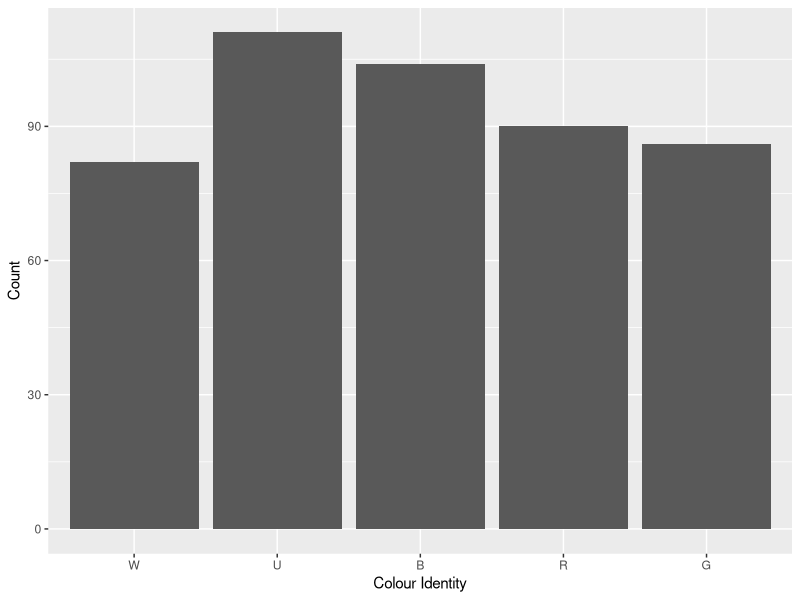
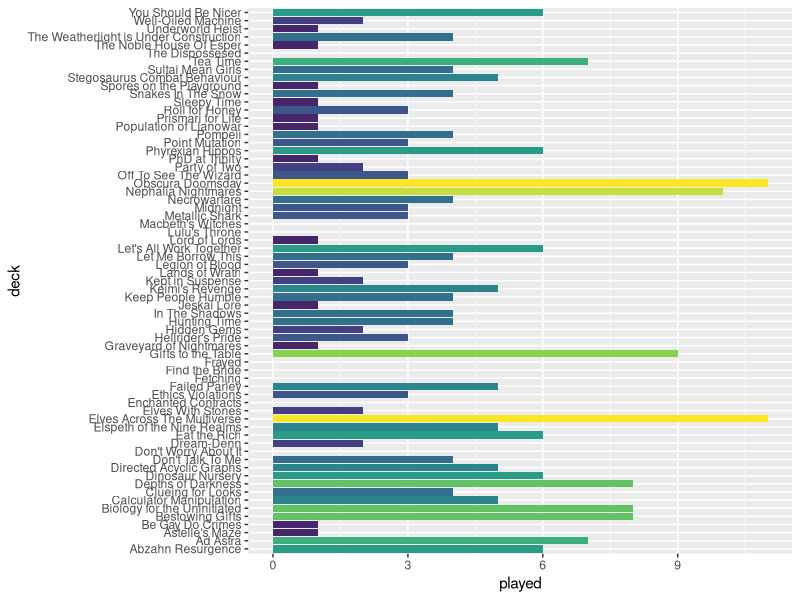
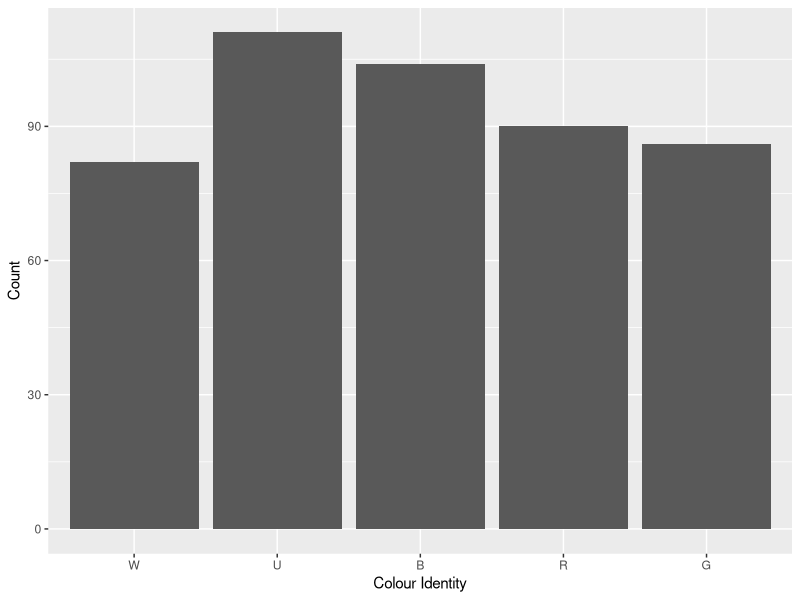
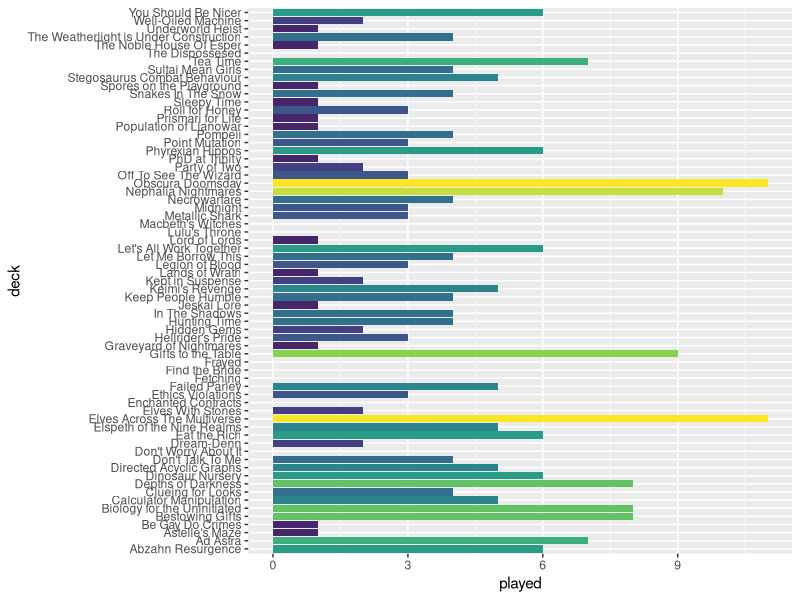

These charts were generated, in order, by the following R code:
library(forcats)
library(tidyverse)
library(viridis)

decks<-data.frame(structure(list(deck=character(),commander=character(),power=factor(),played=numeric(),priority=factor(),W=logical(),U=logical(),B=logical(),R=logical(),G=logical(),artist=character())))
decks<-decks%>%#priority 8: Tournament cEDH
  add_row(deck="Obscura Doomsday",commander="Toluz",power="10",played=11,priority="8",W=T,U=T,B=T,R=F,G=F,artist="Donato Giancola")%>% 
  add_row(deck="Sultai Mean Girls",commander="Sidisi",power="9",played=4,priority="8",W=F,U=T,B=T,R=F,G=T,artist="Karl Kopinski")%>%
  add_row(deck="The Weatherlight is Under Construction",commander="Jhoira",power="9",played=4,priority="8",W=F,U=T,B=F,R=T,G=F,artist="Lisa Heidhoff")%>%
  add_row(deck="Underworld Heist",commander="Cormela",power="9",played=1,priority="8",W=F,U=T,B=T,R=T,G=F,artist="Bram Sels")%>%# priority 7: LGS high power 
  add_row(deck="Depths of Darkness",commander="Thrasios & Reyhan",power="7",played=8,priority="7",W=F,U=T,B=T,R=F,G=T,artist="Josu Hernaiz,Chris Rallis") %>%
  add_row(deck="Nephalia Nightmares",commander="Jeleva",power="7",played=10,priority="7",W=F,U=T,B=T,R=T,G=F,artist="Cynthia Sheppard")%>% 
  # priority 6: LGS low power 
  add_row(deck="Astelle's Maze",commander="Nine-Fingers Keene",power="5",played=1,priority="6",W=F,U=T,B=T,R=F,G=T,artist="Nils Hamm")%>%
  add_row(deck="Ethics Violations",commander="Volrath",power="6",played=3,priority="6",W=F,U=T,B=T,R=F,G=T,artist="Heonhwa Choe")%>%
  add_row(deck="Failed Parley",commander="Phabine",power="5",played=5,priority="6",W=F,U=T,B=T,R=F,G=T,artist="Ryan Pancoast")%>%
  add_row(deck="Gifts to the Table",commander="Parnesse",power="6",played=9,priority="2",W=F,U=T,B=T,R=T,G=F,artist="Svetlin Velinov")%>%
  add_row(deck="Graveyard of Nightmares",commander="Beamtown Bullies",power="5",played=1,priority="6",W=F,U=F,B=T,R=T,G=T,artist="Tyler Jacobson")%>%
  add_row(deck="Hellrider's Pride",commander="Zevlor",power="5",played=3,priority="6",W=F,U=T,B=T,R=T,G=F,artist="David Rapoza")%>%
  add_row(deck="Keep People Humble",commander="Ivy",power="5",played=4,priority="6",W=F,U=T,B=F,R=F,G=T,artist="Evyn Fong") %>% 
  add_row(deck="Let Me Borrow This",commander="Yasova",power="5",played=4,priority="6",W=F,U=T,B=T,R=T,G=F,artist="Winona Nelson")%>%
  add_row(deck="Let's All Work Together",commander="Sen Triplets",power="6",played=6,priority="6",W=T,U=T,B=T,R=F,G=F,artist="Greg Staples")%>%
  add_row(deck="Party of Two",commander="Minthara",power="5",played=2,priority="6",W=T,U=F,B=T,R=F,G=F,artist="Evyn Fong")%>%
  add_row(deck="Point Mutation",commander="Otrimi",power="5",played=3,priority="6",W=T,U=T,B=F,R=F,G=T,artist="Victor Adame Minguez") %>%
  # priority 5: Oathbreaker 
  add_row(deck="Don't Worry About It",commander="Lukka",power="5",played=0,priority="5",W=F,U=F,B=F,R=T,G=T,artist="Chase Stone") %>%
  # priority 5: Tiny Leaders 
  add_row(deck="Enchanted Contracts",commander="Leovold",power="5",played=0,priority="5",W=F,U=T,B=T,R=F,G=T,artist="Magali Villeneuve") %>%
  # priority 4: pauper 
  add_row(deck="Challenger",commander="Mr Orfeo",power="4",played=1,priority="1",W=F,U=F,B=T,R=T,G=T,artist="Daarken")%>%
  # priority 3: non-tournament cEDH 
  add_row(deck="Macbeth's Witches",commander="Jeska & Tymna",power="9",played=0,priority="4",W=T,U=F,B=T,R=T,G=F,artist="Yongjae Choi,Winona Nelson")%>% 
  add_row(deck="Metallic Shark",commander="Shabraz & Brallin",power="9",played=3,priority="4",W=F,U=T,B=T,R=T,G=F,artist="Paul Scott Canavanm,Paul Scott Canavan")%>%  
  add_row(deck="PhD at Trinity",commander="Marath",power="9",played=1,priority="4",W=T,U=F,B=F,R=T,G=T,artist="Tyler Jacobson")%>% 
  add_row(deck="Pompeii",commander="Gallia",power="9",played=4,priority="4",W=F,U=F,B=F,R=T,G=T,artist="Johannes Voss")%>% 
  # priority 2: Casual and Proxied 
  add_row(deck="Abzahn Resurgence",commander="Daghatar",power="6",played=6,priority="2",W=T,U=F,B=T,R=F,G=T,artist="Zack Stella")%>%
  add_row(deck="Ad Astra",commander="Belbe",power="8",played=7,priority="2",W=F,U=F,B=T,R=F,G=T,artist="Igor Kieryluk")%>%
  add_row(deck="Be Gay Do Crimes",commander="Vadrik",power="5",played=1,priority="2",W=F,U=T,B=F,R=T,G=F,artist="Kieran Yanner")%>%
  add_row(deck="Bestowing Gifts",commander="Kestia",power="5",played=8,priority="2",W=F,U=T,B=F,R=F,G=T,artist="Zezhou Chen")%>%
  add_row(deck="Biology for the Uninitiated",commander="Runo",power="5",played=8,priority="2",W=F,U=T,B=T,R=F,G=F,artist="Xiaobotong")%>%  
  add_row(deck="Calculator Manipulation",commander="Obeka",power="6",played=5,priority="2",W=F,U=T,B=T,R=T,G=F,artist="Jesper Ejsing")%>% 
  add_row(deck="Clueing for Looks",commander="Amareth",power="5",played=4,priority="6",W=T,U=T,B=F,R=F,G=T,artist="Lie Setiawan")%>% 
  add_row(deck="Dinosaur Nursery",commander="Gavi",power="6",played=6,priority="2",W=T,U=T,B=F,R=T,G=F,artist="Randy Vargas")%>%  
  add_row(deck="Directed Acyclic Graphs",commander="Alesha",power="5",played=5,priority="2",W=T,U=F,B=T,R=T,G=F,artist="Winona Nelson")%>%  
  add_row(deck="Don't Talk To Me",commander="Florian",power="5",played=4,priority="2",W=F,U=F,B=T,R=T,G=F,artist="Justine Cruz")%>% 
  add_row(deck="Dream-Denn",commander="Killian with Lurrus",power="5",played=2,priority="2",W=T,U=F,B=T,R=F,G=F,artist="Ryan Pancoast,Slawomir Maniak")%>%  
  add_row(deck="Eat the Rich",commander="Silvar & Trynn",power="6",played=6,priority="2",W=T,U=F,B=T,R=T,G=F,artist="Jesper Ejsing,Jesper Ejsing")%>%
  add_row(deck="Elspeth of the Nine Realms",commander="Koll",power="7",played=5,priority="2",W=T,U=F,B=F,R=T,G=F,artist="Bram Sels")%>%  
  add_row(deck="Elves Across The Multiverse",commander="Abomination of Llanowar",power="7",played=11,priority="2",W=F,U=F,B=T,R=F,G=T,artist="Vincent Proce")%>%  
  add_row(deck="Elves With Stones",commander="Akiri & Miara",power="6",played=2,priority="2",W=T,U=F,B=T,R=T,G=F,artist="David Gaillet,Johannes Voss")%>%  
  add_row(deck="Hidden Gems",commander="Kadena",power="5",played=2,priority="2",W=F,U=T,B=T,R=F,G=T,artist="Caio Monteiro")%>%
  add_row(deck="Hunting Time",commander="Neyith",power="6",played=4,priority="2",W=F,U=F,B=F,R=T,G=T,artist="Magali Villeneuve")%>%
  add_row(deck="In The Shadows",commander="Yennett",power="5",played=4,priority="2",W=T,U=T,B=T,R=F,G=F,artist="Chris Rahn")%>%
  add_row(deck="Jeskai Lore",commander="Shu Yun",power="5",played=1,priority="2",W=T,U=T,B=F,R=T,G=F,artist="David Gaillet")%>%
  add_row(deck="Keimi's Revenge",commander="Tatsunari",power="5",played=5,priority="2",W=F,U=T,B=T,R=F,G=T,artist="Justine Cruz")%>%
  add_row(deck="Kept in Suspense",commander="Illuna",power="5",played=2,priority="2",W=F,U=T,B=F,R=T,G=T,artist="Chris Rahn")%>%
  add_row(deck="Knives Out, Yavimaya!",commander="Meria",power="5",played=1,priority="1",W=F,U=F,B=F,R=T,G=T,artist="Aurore Folny")%>%
  add_row(deck="Lands of Wrath",commander="Aurelia",power="5",played=1,priority="2",W=T,U=F,B=F,R=T,G=F,artist="Slawomir Maniak")%>%  
  add_row(deck="Legion of Blood",commander="Licia",power="6",played=3,priority="2",W=T,U=F,B=T,R=T,G=F,artist="Magali Villeneuve")%>%  
  add_row(deck="Lord of Lords",commander="Miirym",power="5",played=1,priority="2",W=F,U=T,B=F,R=T,G=T,artist="Kekai Kotaki")%>%  
  add_row(deck="Midnight",commander="Nekusar",power="5",played=3,priority="2",W=F,U=T,B=T,R=T,G=F,artist="Mark Winters")%>%
  add_row(deck="Necrowarfare",commander="Gisa and Geralf",power="5",played=4,priority="2",W=F,U=T,B=T,R=F,G=F,artist="Karla Ortiz")%>%
  add_row(deck="Off To See The Wizard",commander="Inalla",power="5",played=3,priority="2",W=F,U=T,B=T,R=T,G=F,artist="Yongjae Choi")%>%
  add_row(deck="Phyrexian Hippos",commander="Perrie with Keruga",power="6",played=6,priority="2",W=T,U=T,B=F,R=F,G=T,artist="Joshua Raphael,Dan Scott") %>%
  add_row(deck="Population of Llanowar",commander="Allenal",power="5",played=1,priority="2",W=T,U=T,B=F,R=F,G=F,artist="Carly Mazur")%>%
  add_row(deck="Prismari for Life",commander="Galazeth Prismari",power="5",played=1,priority="2",W=F,U=T,B=F,R=T,G=F,artist="Iain McCaig")%>%
  add_row(deck="Roll for Honey",commander="Xira",power="5",played=3,priority="2",W=F,U=F,B=T,R=T,G=T,artist="Mila Pesic") %>%
  add_row(deck="Snakes In The Snow",commander="Jorn",power="6",played=4,priority="2",W=F,U=T,B=T,R=F,G=T,artist="Magali Villeneuve") %>%
  add_row(deck="Spores on the Playground",commander="Tana & Keskit",power="5",played=1,priority="2",W=F,U=T,B=T,R=F,G=T,artist="Magali Villeneuve,Yongjae Choi") %>% 
  add_row(deck="Stegosaurus Combat Behaviour",commander="Kalamax",power="2",played=5,priority="2",W=F,U=T,B=F,R=T,G=T,artist="Nicholas Gregory") %>%
  add_row(deck="Tea Time",commander="Dina",power="8",played=7,priority="2",W=F,U=F,B=T,R=F,G=T,artist="Chris Rahn")%>%
  add_row(deck="The Noble House Of Esper",commander="Sydri",power="5",played=1,priority="2",W=T,U=T,B=T,R=F,G=F,artist="Therese Nielsen")%>%
  add_row(deck="Weather The Storm",commander="Trelasarra",power="5",played=0,priority="1",W=T,U=F,B=F,R=F,G=T,artist="Kieran Yanner")%>%
  add_row(deck="You Should Be Nicer",commander="Atla",power="6",played=6,priority="2",W=T,U=F,B=F,R=T,G=T,artist="Ekaterina Burmak")%>%  #priority 1: unsleeved and unfinished
  add_row(deck="Allies of the Realm",commander="Mike & Lucas",power="5",played=0,priority="1",W=T,U=T,B=F,R=T,G=T,artist="Colin Boyer,Greg Staples")%>%
  add_row(deck="Amphibian Hugs",commander="Gor Muldrak",power="5",played=0,priority="1",W=F,U=T,B=F,R=F,G=T,artist="Steven Belledin")%>%
  add_row(deck="And They Were Roommates!",commander="Halana and Alena",power="5",played=0,priority="1",W=F,U=F,B=F,R=T,G=T,artist="Jason Rainville")%>%
  add_row(deck="At War",commander="Anax and Cymede",power="5",played=0,priority="1",W=T,U=F,B=F,R=T,G=F,artist="Willian Murai")%>%
  add_row(deck="Baby Bears",commander="Ruxa",power="5",played=0,priority="1",W=F,U=F,B=F,R=F,G=T,artist="Ilse Gort")%>%
  add_row(deck="Backstreet's Back",commander="Alena & Ravos",power="5",played=0,priority="1",W=T,U=F,B=T,R=T,G=F,artist="Zoltan Boros,Carmen Sinek")%>%
  add_row(deck="Bad Girl",commander="Auntie Blyte",power="5",played=0,priority="1",W=F,U=F,B=F,R=T,G=F,artist="Tatiana Kirgetova")%>%
  add_row(deck="Bad Vibes",commander="Mishra",power="5",played=0,priority="1",W=F,U=T,B=T,R=T,G=F,artist="Randy Vargas")%>%
  add_row(deck="Biggest Butts",commander="Sidar & Tevesh",power="6",played=0,priority="1",W=T,U=F,B=T,R=F,G=T,artist="Ryan Alexander Lee,Livia Prima")%>%
  add_row(deck="Bi Disasters",commander="Kamber & Laurine",power="5",played=0,priority="1",W=F,U=F,B=T,R=T,G=F,artist="Andrey Kuzinskiy,Andrey Kuzinskiy")%>%
  add_row(deck="Burnt Eart",commander="Erinis",power="5",played=0,priority="1",W=F,U=F,B=F,R=T,G=T,artist="Ioannis Fiore")%>%
  add_row(deck="By the Stroke of Midnight",commander="Rusko",power="5",played=0,priority="1",W=F,U=T,B=T,R=F,G=F,artist="Samuel Perin")%>%
  add_row(deck="Champion",commander="Mr. Orfeo",power="5",played=0,priority="1",W=F,U=F,B=T,R=T,G=T,artist="Justin Hernandez & Alexis Hernandez")%>%
  add_row(deck="Circus of Souls",commander="Exava",power="5",played=0,priority="1",W=F,U=F,B=T,R=T,G=F,artist="Aleksi Briclot")%>% 
  add_row(deck="Cloudy",commander="Vadrok",power="5",played=0,priority="1",W=T,U=T,B=F,R=T,G=F,artist="Jedruszek")%>% 
  add_row(deck="Collector's Edition",commander="Pharika",power="5",played=0,priority="1",W=F,U=F,B=T,R=F,G=T,artist="Jason A. Engle")%>% 
  add_row(deck="Council In Session",commander="Tivit",power="6",played=0,priority="1",W=T,U=T,B=T,R=F,G=F,artist="Chris Rahn")%>% 
  add_row(deck="Cull The Unworthy",commander="Tasigur",power="5",played=0,priority="1",W=F,U=T,B=T,R=F,G=T,artist="Chris Rahn")%>% 
  add_row(deck="Cursed Gold",commander="Lynde",power="4",played=0,priority="1",W=F,U=T,B=F,R=T,G=F,artist="Anna Steinbauer")%>%    add_row(deck="Danse Macabre",commander="Venser",power="5",played=0,priority="1",W=F,U=T,B=F,R=T,G=F,artist="Dominik Mayer")%>%
  add_row(deck="Dawnheart Graveyard",commander="Kathilda",power="5",played=0,priority="1",W=T,U=F,B=F,R=F,G=T,artist="Byran Sola")%>%
  add_row(deck="Defending Fblthp",commander="Fblthp",power="4",played=0,priority="1",W=F,U=T,B=F,R=F,G=F,artist="Jesper Ejsing")%>%
  add_row(deck="Descend into Madness",commander="Anhelo",power="4",played=0,priority="1",W=F,U=T,B=T,R=T,G=F,artist="Aurore Folny")%>%
  add_row(deck="Destiny & Chicken",commander="Khorvath & Sylvia",power="5",played=0,priority="1",W=T,U=F,B=F,R=T,G=F,artist="Carmen Sinek,Carmen Sinek")%>%
  add_row(deck="Distinguished Lesbians",commander="Beckett-Brass",power="5",played=0,priority="1",W=F,U=T,B=T,R=T,G=F,artist="Jason Rainville")%>%
  add_row(deck="Dominarian Waters",commander="Raff",power="5",played=0,priority="1",W=T,U=T,B=F,R=F,G=F,artist="Ivan Shavrin")%>% 
  add_row(deck="Doomsday Experiment",commander="Jan",power="9",played=0,priority="1",W=T,U=F,B=T,R=T,G=F,artist="Vladimir Krisetskiy")%>%
  add_row(deck="Doves & Peace",commander="Lavinia",power="9",played=0,priority="1",W=T,U=T,B=F,R=F,G=F,artist="Steven Belledin")%>% 
  add_row(deck="Drakes of Shandalar",commander="Alandra",power="5",played=0,priority="1",W=F,U=T,B=F,R=F,G=F,artist="Caroline Gariba")%>% 
  add_row(deck="Dross Pit Vampires",commander="Kinzu",power="5",played=0,priority="1",W=F,U=F,B=T,R=F,G=F,artist="Andreas Zafiratos")%>% 
  add_row(deck="Dynaheir's Honour Guard",commander="Dynaheir with Zira",power="5",played=0,priority="1",W=T,U=T,B=F,R=T,G=F,artist="Caroline Gariba,Jesper Ejsing")%>%   
  add_row(deck="Ellylon",commander="Rhys",power="5",played=0,priority="1",W=T,U=F,B=F,R=F,G=T,artist="Steve Prescott")%>% 
  add_row(deck="Elven Garden",commander="Kianne",power="5",played=0,priority="1",W=F,U=T,B=F,R=F,G=T,artist="Ryan Pancoast")%>% 
  add_row(deck="Elvish Scavengers",commander="Nath",power="5",played=0,priority="1",W=F,U=F,B=T,R=F,G=T,artist="Kev Walker")%>% 
  add_row(deck="Exalted Glimpses",commander="Ayesha",power="5",played=0,priority="1",W=T,U=T,B=F,R=F,G=F,artist="Aurore Folny")%>%  
  add_row(deck="Exiled to Grixis",commander="Sedris",power="5",played=0,priority="1",W=F,U=T,B=T,R=T,G=F,artist="Ian Miller")%>%   
  add_row(deck="Faceless Weapons",commander="Vhal & Faceless One",power="5",played=0,priority="1",W=F,U=T,B=F,R=T,G=F,artist="David Gaillet,Gaboleps")%>% 
  add_row(deck="Fairytale Beast",commander="Uril",power="5",played=0,priority="1",W=F,U=T,B=T,R=F,G=T,artist="Jaime Jones")%>%
  add_row(deck="Field Ecology",commander="Lonis",power="6",played=0,priority="1",W=F,U=T,B=F,R=F,G=T,artist="Andrew Mar")%>%
  add_row(deck="Forest Awaken",commander="Anthousa",power="5",played=0,priority="1",W=F,U=F,B=F,R=F,G=T,artist="Howard Lyon")%>%
  add_row(deck="Friends of the Forest",commander="Ezuri",power="5",played=0,priority="1",W=F,U=T,B=F,R=F,G=T,artist="Fariba Khamseh")%>%
  add_row(deck="Friendship is Magic",commander="Tolsimir",power="5",played=0,priority="1",W=T,U=F,B=F,R=F,G=T,artist="Ryan Pancoast")%>%
  add_row(deck="Gaslight, Gatekeep, Girlboss",commander="Queen Marchesa",power="5",played=0,priority="1",W=T,U=F,B=T,R=T,G=F,artist="Peter Diamond")%>%
  add_row(deck="Gender is a Construct",commander="Alharu & Silas",power="5",played=0,priority="1",W=T,U=T,B=T,R=F,G=F,artist="Chris Rallis,Joseph Meehan")%>%
  add_row(deck="Giving Goats Away",commander="Zedruu",power="5",played=0,priority="1",W=T,U=T,B=F,R=T,G=F,artist="Mark Zug")%>%
  add_row(deck="Golem Zoology",commander="Ich-Tekik & Silas",power="5",played=0,priority="1",W=F,U=T,B=T,R=F,G=T, artist="Aleksi Briclot,Joseph Meehan")%>%
  add_row(deck="Gorm just wants to be held",commander="Virtus & Gorm",power="5",played=0,priority="1",W=F,U=F,B=T,R=F,G=T,artist="Johann Bodin,Johann Bodin")%>%
  add_row(deck="Graveyard Loops",commander="Varolz",power="5",played=0,priority="1",W=F,U=F,B=T,R=F,G=T,artist="Adam Paquette")%>%
  add_row(deck="Here Be Dragons",commander="Kykar",power="5",played=0,priority="1",W=T,U=T,B=F,R=T,G=F,artist="G-host Lee")%>%
  add_row(deck="Hush Now",commander="Kels",power="5",played=0,priority="1",W=F,U=T,B=T,R=F,G=F,artist="Magali Villeneuve")%>%
  add_row(deck="Hybrid Zone Ascendancy",commander="Rocco",power="5",played=0,priority="1",W=T,U=F,B=F,R=T,G=T,artist="Alix Branwyn")%>%
  add_row(deck="Illusions of Grandeur",commander="Tuvasa",power="5",played=0,priority="1",W=T,U=T,B=F,R=F,G=T,artist="Eric Deschamps")%>%
  add_row(deck="In a Flash",commander="Nymris",power="5",played=0,priority="1",W=F,U=T,B=T,R=F,G=F,artist="Johannes Voss")%>%
  add_row(deck="In the Walls",commander="Karumonix",power="5",played=0,priority="1",W=F,U=F,B=T,R=F,G=F,artist="Flavio Girón")%>%
  add_row(deck="Iwan Iwanowitsch Goratschin",commander="Ruric Thar",power="5",played=0,priority="1",W=F,U=F,B=F,R=T,G=T,artist="Tyler Jacobson")%>%
  add_row(deck="Ixhel's Creations",commander="Ixhel",power="5",played=0,priority="1",W=T,U=F,B=T,R=F,G=T,artist="Campbell White")%>%
  add_row(deck="Ixhel's Creations",commander="Ixhel",power="5",played=0,priority="1",W=T,U=F,B=T,R=F,G=T,artist="Campbell White")%>%
  add_row(deck="Jasmine Reads Adventures",commander="Jasmine",power="5",played=0,priority="1",W=T,U=F,B=F,R=F,G=T,artist="Bastien L. Deharme")%>%
  add_row(deck="Kithkin War",commander="Vikya",power="5",played=0,priority="1",W=T,U=F,B=F,R=T,G=F,artist="Zoltan Boros")%>%
  add_row(deck="Knights of the Shire",commander="Mazzy",power="5",played=0,priority="1",W=T,U=F,B=F,R=T,G=T,artist="Justyna Dura")%>%
  add_row(deck="Just a Glimpse",commander="Kenessos",power="5",played=0,priority="1",W=F,U=T,B=F,R=F,G=T,artist="Joshua Raphael")%>%
  add_row(deck="Leave Me Alone",commander="Xantcha",power="5",played=0,priority="1",W=F,U=F,B=T,R=T,G=0,artist="Mark Winters")%>%  
  add_row(deck="Maelstorm Angels",commander="Jenson",power="5",played=0,priority="1",W=T,U=T,B=T,R=T,G=T,artist="Livia Prima")%>%
  add_row(deck="Marine Genomics",commander="Damia",power="5",played=0,priority="1",W=F,U=T,B=T,R=F,G=T,artist="Steve Argyle")%>%
  add_row(deck="Midnight",commander="Nekusar",power="5",played=0,priority="1",W=T,U=T,B=T,R=T,G=F,artist="Mark Winters")%>%
  add_row(deck="Minions of Bladehold",commander="Ria Ivor",power="5",played=0,priority="1",W=T,U=F,B=T,R=F,G=F,artist="Andreas Zafiratos")%>%
  add_row(deck="Misery Business",commander="Queza",power="5",played=0,priority="1",W=T,U=T,B=T,R=F,G=F,artist="Julie Dillon")%>%
  add_row(deck="Necromancy in the Kitchen",commander="Colfenor",power="5",played=0,priority="1",W=F,U=T,B=T,R=F,G=T,artist="Filip Burburan")%>%
  add_row(deck="Necropolis",commander="Ertai",power="5",played=0,priority="1",W=T,U=T,B=T,R=F,G=F,artist="Sidharth Chaturvedi")%>%
  add_row(deck="News of the Day",commander="Denry Klin",power="5",played=0,priority="1",W=T,U=T,B=F,R=F,G=F,artist="Aaron J. Riley")%>%
  add_row(deck="No Waking Up",commander="Nethroi with Kaheera",power="5",played=0,priority="1",W=T,U=F,B=T,R=F,G=T, artist="Slawomir Maniak,Ryan Pancoast")%>%
  add_row(deck="No, You Don't",commander="Merieke",power="5",played=0,priority="1",W=T,U=T,B=T,R=F,G=F,artist="Heather Hudson")%>%
  add_row(deck="Over The Hills",commander="Rubinia",power="5",played=0,priority="1",W=T,U=T,B=F,R=F,G=T,artist="Cynthia Sheppard")%>%
  add_row(deck="Painting Elves",commander="Kalain",power="5",played=0,priority="1",W=F,U=F,B=T,R=T,G=F,artist="Justine Cruz")%>%
  add_row(deck="Palaeovirology",commander="Mimeoplasm",power="5",played=0,priority="1",W=F,U=T,B=T,R=F,G=T,artist="Svetlin Velinov")%>%
  add_row(deck="Peace Amongst Dragons",commander="Phenax",power="5",played=0,priority="1",W=F,U=T,B=F,R=F,G=F,artist="Ryan Barger")%>%
  add_row(deck="Pillaging Ghosts",commander="Ramirez",power="5",played=0,priority="1",W=T,U=T,B=F,R=F,G=F,artist="Anna Steinbauer")%>%
  add_row(deck="Playing in the Snow",commander="Isu",power="5",played=0,priority="1",W=T,U=T,B=F,R=F,G=T,artist="Victor Adame Minguez")%>%
  add_row(deck="Poor Little Goblins",commander="Gut",power="4",played=0,priority="1",W=F,U=F,B=T,R=T,G=F,artist="Wayne Reynolds")%>% 
  add_row(deck="Pot of Honey",commander="Wilson & Feywild Visitor",power="5",played=0,priority="1",W=T,U=T,B=F,R=F,G=F,artist="Ilse Gort,Johann Bodin")%>%
  add_row(deck="Pride was a Riot",commander="Kynaios & Tiro",power="5",played=0,priority="1",W=T,U=T,B=F,R=T,G=T,artist="Willian Murai")%>%
  add_row(deck="Pyramid of Zombies",commander="Temmet",power="5",played=0,priority="1",W=T,U=T,B=F,R=F,G=F,artist="Anna Steinbauer")%>%
  add_row(deck="Release the Gremlins",commander="Wasitora",power="5",played=0,priority="1",W=F,U=F,B=T,R=T,G=T,artist="Cynthia Sheppard") %>%
  add_row(deck="Remember, Remember",commander="Geist of Saint Traft",power="5",played=0,priority="1",W=F,U=T,B=T,R=F,G=T,artist="Igor Kieryluk") %>%
  add_row(deck="Remember the Fallen",commander="Rayami",power="5",played=0,priority="1",W=F,U=T,B=T,R=F,G=T,artist="Kieran Yanner") %>%
  add_row(deck="Resist",commander="Otharri",power="5",played=0,priority="1",W=T,U=F,B=F,R=T,G=F,artist="Marta Nael")%>%
  add_row(deck="Responsible Fieldwork",commander="Quintorius",power="5",played=0,priority="1",W=T,U=F,B=F,R=T,G=F,artist="Bryan Sola")%>%
  add_row(deck="Return from the Deep",commander="Vohar",power="5",played=0,priority="1",W=F,U=T,B=T,R=F,G=F,artist="Nino Vecia") %>%
  add_row(deck="Rogues in the Night",commander="Krydle",power="5",played=0,priority="1",W=F,U=T,B=F,R=F,G=F,artist="Bryan Sola")%>%
  add_row(deck="Royal Snowball",commander="Queen Marchesa",power="8",played=0,priority="1",W=T,U=F,B=T,R=T,G=F,artist="Kieran Yanner")%>%
  add_row(deck="Runic Lore",commander="Gretchen",power="9",played=0,priority="1",W=F,U=T,B=F,R=T,G=T,artist="Mila Pesic")%>%
  add_row(deck="Sands of the Forgotten",commander="Hazezon",power="5",played=0,priority="1",W=T,U=F,B=F,R=T,G=T,artist="Bryan Sola") %>%
  add_row(deck="Searching...",commander="Etrata",power="5",played=0,priority="1",W=F,U=T,B=F,R=F,G=F,artist="Bastien L. Deharme")%>%
  add_row(deck="Second Breakfast",commander="Piru",power="5",played=0,priority="1",W=T,U=F,B=T,R=T,G=F,artist="Greg Staples") %>%
  add_row(deck="Shattergang Revenge",commander="Shattergang",power="6",played=0,priority="1",W=F,U=F,B=T,R=T,G=T,artist="Kev Walker")%>%
  add_row(deck="Shrines to the Death",commander="Ghen",power="6",played=0,priority="1",W=T,U=F,B=T,R=T,G=F,artist="Kieran Yanner")%>%
  add_row(deck="Sleepy Time",commander="Timin & Rhoda",power="5",played=1,priority="0",W=T,U=T,B=F,R=F,G=F,artist="Randy Vargas,Randy Vargas")%>%
  add_row(deck="Solve for X",commander="Zaxara",power="5",played=0,priority="1",W=F,U=T,B=T,R=F,G=T,artist="Simon Dominic") %>%
  add_row(deck="Stromkirk Vampires",commander="Evelyn",power="5",played=0,priority="1",W=F,U=T,B=T,R=T,G=F,artist="Marta Nael") %>%
  add_row(deck="Sunburst in the Wastes",commander="The Peregrine Dynamo",power="5",played=0,priority="1",W=T,U=F,B=F,R=T,G=F,artist="Zoltan Boros") %>%
  add_row(deck="The Ashnod Institute for Myr Research",commander="Ashnod",power="5",played=0,priority="1",W=F,U=T,B=T,R=T,G=F,artist="Kieran Yanner")%>%
  add_row(deck="The Stacl is Your Wonderland",commander="Neera",power="5",played=0,priority="1",W=F,U=T,B=F,R=T,G=F,artist="Pauline Voss")%>%
  add_row(deck="The Saga of Abdel",commander="Abdel & Cloakwood Hermit",power="5",played=0,priority="1",W=T,U=F,B=F,R=F,G=T,artist="Karl Kopinski,Karl Kopinski")%>%  
  add_row(deck="There Can Only Be One Guardian",commander="Ghave",power="5",played=0,priority="1",W=T,U=F,B=T,R=F,G=T,artist="James Paick")%>%  
  add_row(deck="Trolls in the kitchen! ",commander="Gyome",power="5",played=0,priority="1",W=F,U=F,B=T,R=F,G=T,artist="Steve Prescott")%>% 
  add_row(deck="Tron Union",commander="Self-Assembler",power="5",played=0,priority="1",W=F,U=F,B=F,R=F,G=F,artist="Toraji")%>% 
  add_row(deck="True Love",commander="Regna & Krav",power="5",played=0,priority="1",W=T,U=F,B=T,R=F,G=F,artist="Randy Vargas,Randy Vargas")%>%  
  add_row(deck="Trust the Process",commander="Ukkima & Cazur",power="9",played=0,priority="1",W=F,U=T,B=T,R=F,G=T,artist="Daarken,Daarken")%>%
  add_row(deck="The Secret Life of Hell",commander="Raphael",power="5",played=0,priority="1",W=F,U=F,B=T,R=T,G=F,artist="Livia Prima")%>%  
  add_row(deck="Two Kobolds, One Stone",commander="Toggo & Sakashima",power="5",played=0,priority="1",W=F,U=T,B=F,R=T,G=F,artist="Svetlin Velinov,Jason A. Engle")%>%  
  add_row(deck="Undercity Expedition",commander="Tocasia",power="5",played=0,priority="1",W=T,U=T,B=F,R=F,G=T,artist="Lie Setiawan")%>%  
  add_row(deck="Unspeakable Horrors",commander="Kodama & Ghost of Ramirez",power="5",played=0,priority="1",W=F,U=T,B=F,R=F,G=T,artist="Daarken,Grzegorz Rutkowski")%>%  
  add_row(deck="Welcome to the Circus",commander="Magar",power="5",played=0,priority="1",W=F,U=F,B=T,R=T,G=F,artist="Tomek Larek")%>%
  add_row(deck="Where Are My Lesbians?",commander="Ikra & Kydele ",power="5",played=0,priority="1",W=F,U=T,B=T,R=F,G=T,artist="Josu Hernaiz,Bastien L. Deharme")%>%
  add_row(deck="Wizards of the Land",commander="Zimone",power="5",played=0,priority="1",W=F,U=T,B=F,R=F,G=T,artist="Ryan Pancoast")%>%
  add_row(deck="Women in STEM",commander="Sophina & Cecily",power="5",played=0,priority="1",W=T,U=T,B=T,R=T,G=F,artist="Bartek Fedyczak,Anastasia Balakchina")%>%
  add_row(deck="You're Gonna Need Some Secularism",commander="Sarevok with Noble Heritage",power="5",played=0,priority="1",W=T,U=F,B=T,R=F,G=F,artist="Ben Hill,Dallas Williams")%>%
  add_row(deck="Zendikar's Future",commander="Ardenn & Eligeth",power="5",played=0,priority="1",W=T,U=T,B=F,R=F,G=F,artist="Jason Rainville,Yigit Koroglu")%>%# priority: 0 no buying cards for this (proxy free)
  add_row(deck="Fetching",commander="Pako & Haldane",power="5",played=0,priority="0",W=F,U=T,B=F,R=T,G=T,artist="Manuel Castañón,Manuel Castañón")%>%
  add_row(deck="Find the Bride",commander="Korvold",power="5",played=0,priority="0",W=F,U=F,B=T,R=T,G=T,artist="Wisnu Tan")%>%
  add_row(deck="Frayed",commander="Eruth",power="5",played=0,priority="0",W=F,U=T,B=F,R=T,G=F,artist="Paul Jackson")%>%
  add_row(deck="Lulu's Throne",commander="Lulu & Feywild Visitor",power="5",played=0,priority="0",W=T,U=T,B=F,R=F,G=0,artist="Jakob Eirich,Johann Bodin")%>%
  add_row(deck="The Dispossesed",commander="Meren",power="5",played=0,priority="0",W=T,U=T,B=T,R=T,G=F,artist="Mark Winters")%>%
  add_row(deck="Top of the World",commander="Elsha of the Inifinte",power="5",played=0,priority="1",W=T,U=T,B=F,R=T,G=F,artist="G-host Lee")%>%
  add_row(deck="Well-Oiled Machine",commander="Rona",power="5",played=2,priority="0",W=F,U=T,B=T,R=F,G=F,artist="Ryan Alexander Lee")%>%# priority: NA retired 
add_row(deck="Hot Girl Summer",commander="Jeska & Tymna",power="9",played=12,priority=NA,W=T,U=F,B=T,R=T,G=F,artist="Yongjae Choi,Winona Nelson")

decks%>%filter(W==T & B==T & R==T)
# colour distibution
W<-decks%>%filter(W==T)%>%count()%>%pull(n)
U<-decks%>%filter(U==T)%>%count()%>%pull(n)
B<-decks%>%filter(B==T)%>%count()%>%pull(n)
R<-decks%>%filter(R==T)%>%count()%>%pull(n)
G<-decks%>%filter(G==T)%>%count()%>%pull(n)
colour<-c(W,U,B,R,G)
identity<-c("W","U","B","R","G")
colours<-cbind(colour,identity)
colours<-as.data.frame(colours)
colours<-colours%>%mutate(colour=as.numeric(colour))
col<-colours%>%ggplot(aes(x=fct_inorder(identity),colour))+
          geom_bar(stat="identity")+
          xlab("Colour Identity")+
          ylab("Count")
col 
ggsave("col.png")

#deck stats 
games<-decks%>%filter(priority!="1"&!is.na(priority))%>%ggplot(aes(played,deck,fill=played))+
        geom_bar(stat="identity")+
        scale_fill_viridis_c()+
        theme(legend.position="none")
games
ggsave(filename ="played.png",width=3000,height =2255, dpi=300,units="px",device='png')
head(decks)
# powerlevel
decks%>%filter(priority!="0")%>%group_by(power)%>%count()
# playable decks
decks%>%filter(priority!="1"&!is.na(priority))%>%count()

buildme<-decks%>%filter(priority=="1")
buildme%>%pull(commander)
# wishlist (This is currently a little behind)

proxies<- as.data.frame(read.csv("proxies.csv",header=T))
proxies%>%dplyr::filter(str_detect(Decks,"Atla Palani"))%>%pull(Card)# example looking for cards I need to Atla 

artists<-decks%>%separate_rows(artist,sep=',')%>%group_by(artist)%>%summarise(n=n())%>%arrange(desc(n))
artists
decks%>%dplyr::filter(str_detect(artist,"Jesper Ejsing"))%>%arrange(commander)%>%pull(commander)

# filter by colour
decks%>%dplyr::filter(B==T)%>%pull(commander)
